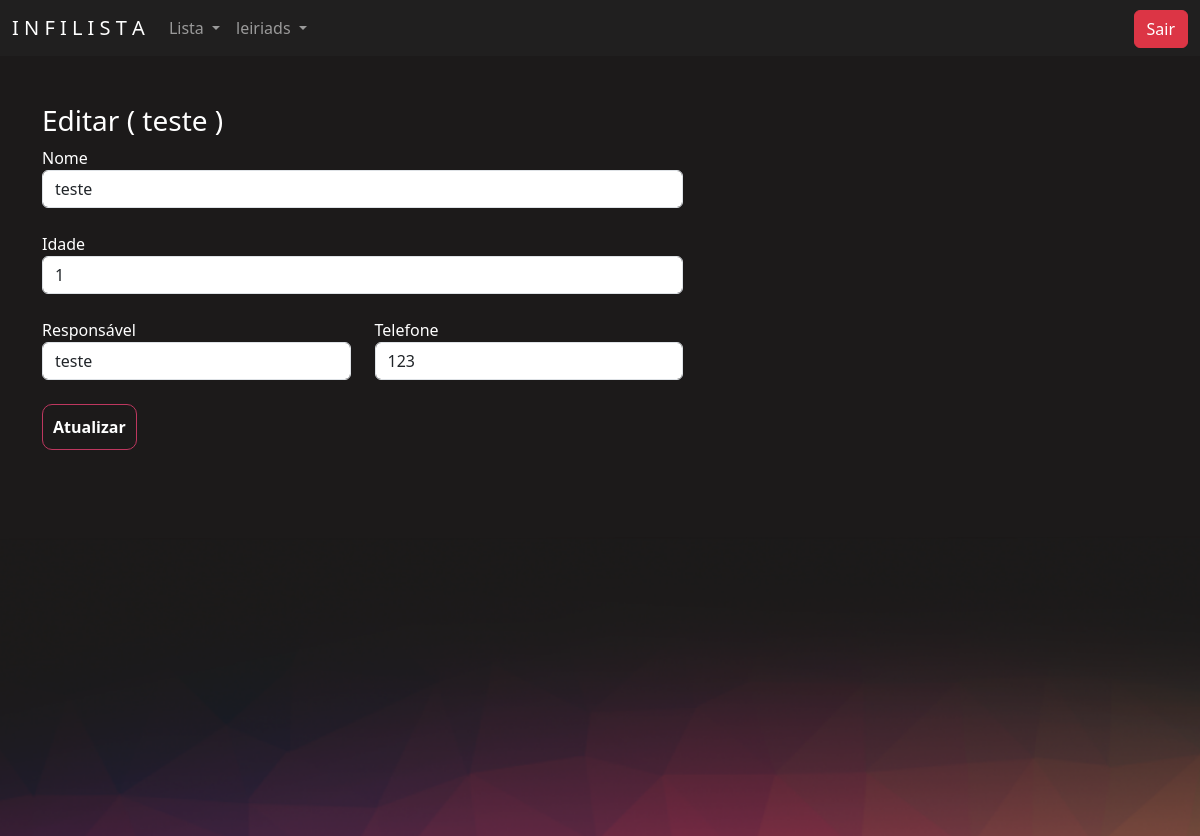
The page /fila_espera/editar/4/ (signed in) on the database its author committed.
### fila_espera/models.py (models this page shows, shortened)
class Crianca(models.Model):
    nome = models.CharField(max_length=100)
    idade = models.IntegerField()
    responsavel = models.CharField(max_length=100)
    telefone = models.CharField(max_length=15)

### fila_espera/views.py (the view)
# urls.py: path('editar/<int:id>/', views.editar_crianca, name='editar_crianca'),
@login_required
def editar_crianca(request, id):
    crianca = get_object_or_404(Crianca, id=id)
    if request.method == 'POST':
        form = CriancaForm(request.POST, instance=crianca)
        if form.is_valid():
            form.save()
            return redirect('lista_criancas')
    else:
        form = CriancaForm(instance=crianca)
    return render(request, 'editar_crianca.html', {'form': form, 'crianca': crianca})

### fila_espera/forms.py
class CriancaForm(forms.ModelForm):
    class Meta:
        model = Crianca
        fields = ['nome', 'idade', 'responsavel', 'telefone']

### fila_espera/templates/editar_crianca.html (shortened to what this page needs)
{% extends "bases/base_fila.html" %}
{% block 'conteudo' %}
    <div class="container">
        <div class="row">
            <div class="col-md-7">
                <br>
                <br>
                <h3>Editar ( {{crianca.nome}} )</h3>
                <form method="post">
                    <label>Nome</label>
                    <input type="text" name="nome" class="form-control" placeholder="Nome da criança..." value="{{crianca.nome}}">
                    <br>
                    <label>Idade</label>
                    <input type="number" name="idade" class="form-control" value="{{crianca.idade}}">
                    <br>
                    <div class="row">
                        <div class="col-md">
                            <label>Responsável</label>
                            <input type="text" name="responsavel" class="form-control" placeholder="Nome do Responsável..." value="{{crianca.responsavel}}">
                        </div>
                        <div class="col-md">
                            <label>Telefone</label>
                            <input type="text" name="telefone" class="form-control" placeholder="Telefone do Responsável..." value="{{crianca.telefone}}">
                        </div>
                    </div>
                    <br>
                    <input type="submit" class="btn-principal" value="Atualizar">
            </div>
        </div>
    </div>
{% endblock %}

### templates/bases/base_fila.html (shortened to what this page needs)
{% extends 'bases/base.html' %}
{% load static %}
{% block 'head' %}
    <link href="{% static 'fila/css/evento.css' %}" rel="stylesheet">
    <link href="{% static 'usuarios/css/usuarios.css' %}" rel="stylesheet">
{% endblock %}
{% block 'body' %}
    <nav class="navbar navbar-expand-lg bg-body-tertiary navbar-color" data-bs-theme="dark">
        <div class="container-fluid">
            <a class="navbar-brand" href="#">I N F I L I S T A</a>
            <div class="collapse navbar-collapse" id="navbarNavDropdown">
            <ul class="navbar-nav">
                <li class="nav-item dropdown">
                    <a class="nav-link dropdown-toggle" href="#" role="button" data-bs-toggle="dropdown" aria-expanded="false">
                        Lista
                    </a>
                </li>
                <li class="nav-item dropdown">
                    <a class="nav-link dropdown-toggle" href="#" role="button" data-bs-toggle="dropdown" aria-expanded="false">
                        {{ request.user.get_username }}
                    </a>
                </li>
            </ul>
            </div>
            <div class="align-self-end ml-auto">
            <a href = "{% url 'sair'%}"> <button type="button" class="btn btn-danger">Sair </button> </a>
            </div>
        </div>
    </nav>
    <div style="min-height: 60vh">
        {% block 'conteudo' %}
        {% endblock %}
    </div>
    <div class="fundo-pagina">
    </div>
{% endblock %}

### templates/static/geral/css/base.css (style rules this page uses)
body { color: white !important; }
:root { --main-color: #201F1F; --dark-color: #1C1A1A; --contrast-color: #BE375F; --differential-color: #ED8554; }

### templates/static/fila/css/evento.css (style rules this page uses)
.navbar-color { background-color: #201F1F !important; }
body { background-color: #1C1A1A; }
.fundo-pagina { background-image: url('/static/evento/img/fundo_pagina.png'); height: 300px; background-size: cover; }

### templates/static/usuarios/css/usuarios.css (style rules this page uses)
.btn-principal { background-color: transparent; border: 1px solid var(--contrast-color); color: white; padding: 10px; border-radius: 10px; font-weight: bold; }

### rows shown on the page
Crianca: nome "teste", idade "1", responsavel "teste", telefone "123"

### other values the page prints
{{ request.user.get_username }} "leiriads"
